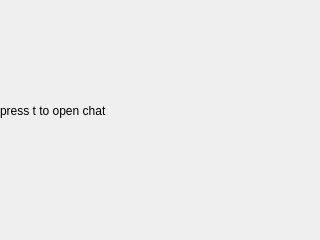
<?xml version="1.0" encoding="UTF-8"?>
<ui version="4.0">
 <class>MainWindow</class>
 <widget class="QMainWindow" name="MainWindow">
  <property name="geometry">
   <rect>
    <x>0</x>
    <y>0</y>
    <width>320</width>
    <height>240</height>
   </rect>
  </property>
  <property name="windowTitle">
   <string>MainWindow</string>
  </property>
  <widget class="QWidget" name="centralwidget">
   <widget class="QLabel" name="label">
    <property name="geometry">
     <rect>
      <x>0</x>
      <y>70</y>
      <width>321</width>
      <height>81</height>
     </rect>
    </property>
    <property name="text">
     <string>press t to open chat</string>
    </property>
   </widget>
  </widget>
 </widget>
 <resources/>
 <connections/>
</ui>
